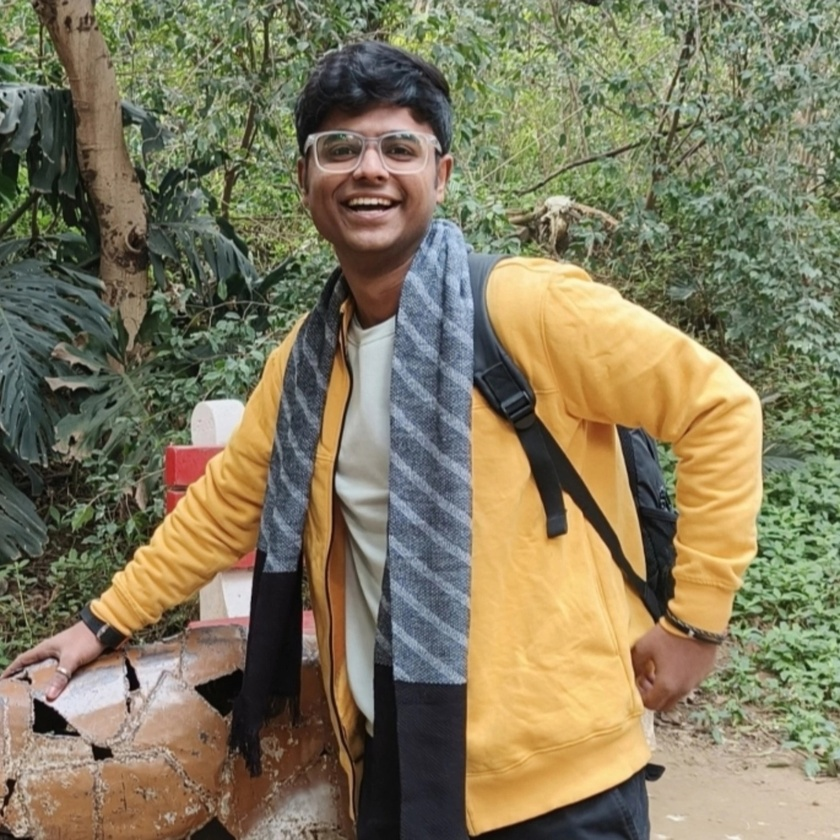
#> input picture server/ai_engine/test.jpg, 840 x 840 px, shrunk from 1440 x 1440 before the run
$ python -i face_detection.py   (imports and definitions only)
#> lines starting #> are read from the running program, lines starting #| are printed output that depends on the picture
from PIL import Image
import cv2
import numpy as np


cascade = cv2.CascadeClassifier(
    cv2.data.haarcascades + "haarcascade_frontalface_default.xml"
)


def detect_faces(image_path: str):
#> called with image_path = '../../ai_engine/test.jpg'
    image = Image.open(image_path).convert("RGB")
#> image is the input picture: PIL image 840x840 RGB; mean R, G, B 129.6, 121.7, 93.9

    image_np = np.array(image)

    gray = cv2.cvtColor(image_np, cv2.COLOR_RGB2GRAY)
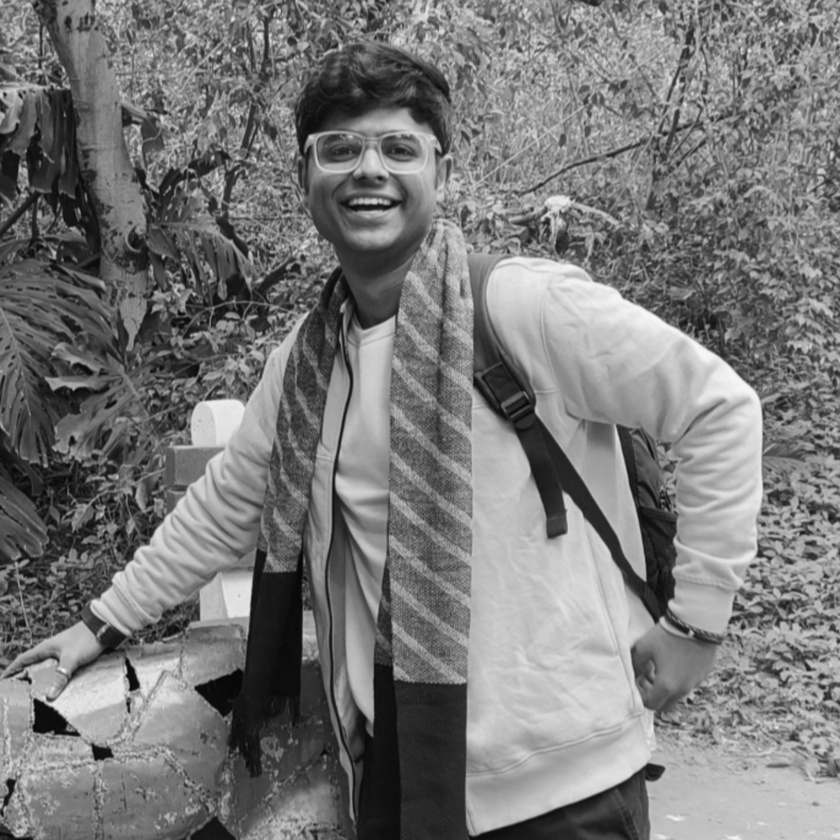
#> gray: shape (840, 840); min 3, max 247, mean 120.9

    faces = cascade.detectMultiScale(
        gray,
        scaleFactor=1.1,
        minNeighbors=5,
        minSize=(40, 40),
    )
#> faces = [[295, 88, 156, 156]]

    return {
        "face_count": len(faces),
        "faces_detected": len(faces) > 0,
    }

>>> result = detect_faces('../../ai_engine/test.jpg')
#> result = {'face_count': 1, 'faces_detected': True}
